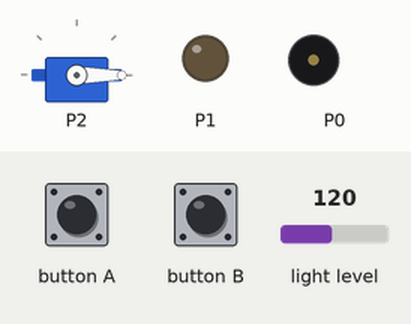
Recording of a program running on a simulated BBC micro:bit (MakeCode). On the bench: servo, output pins drawn as LEDs (lit = HIGH), buzzer (waves = sounding). Dashed ring = blinking. Inputs (shaded band) come from the test bench; at power-on: light level 120.

Above: at 1.2 s.
1.3 s: button A pressed for 0.15 s
At 2.7 s:
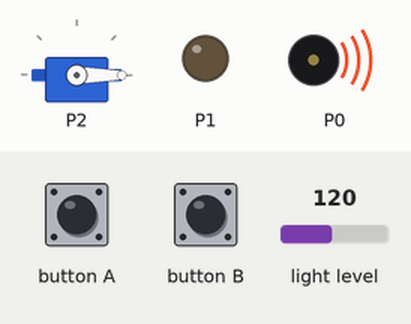
4.4 s: button B pressed for 3.2 s
At 4.51 s:
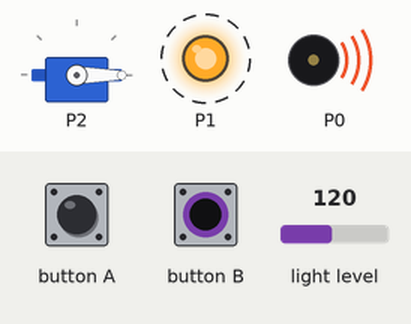
9.1 s: light level set to 84
10.6 s: light level set to 76
At 11.5 s:
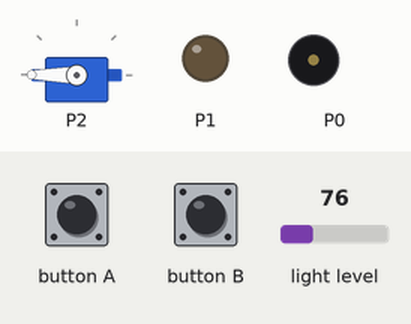
12.1 s: button B pressed for 0.15 s
At 12.22 s:
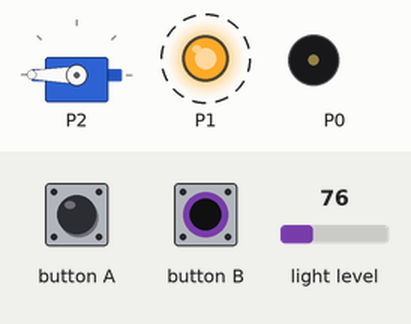
15.1 s: button A pressed for 1 s
At 17.8 s:
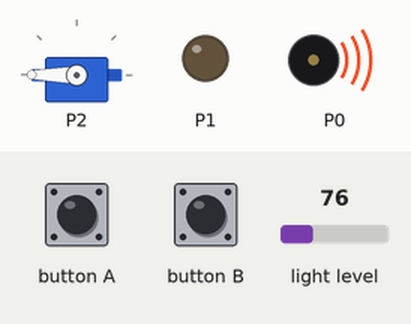
Timing chart, 0 to 21.6 s (numbered marks = the images above; inputs shaded):
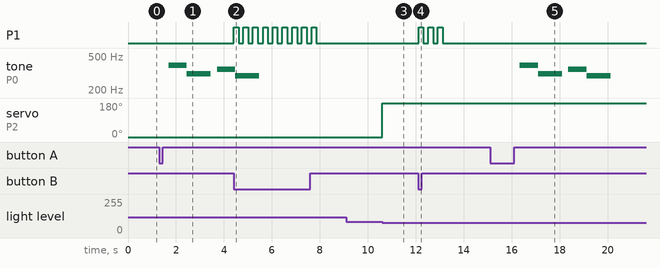

Measured:
- the behaviour switches between 80 and 79 on light level (found by bisection; images 2 and 3)
- after the input at 1.3 s, tone on P0: silent → 392 Hz after 0.39 s, → 311 Hz 0.77 s later, → silent 1.0 s later, → 349 Hz 0.26 s later
- after the input at 4.4 s, P1: alternates HIGH for 0.20 s and LOW for 0.20 s, 18 changes in all, then stays LOW, starting at once
- after the input at 9.1 s, every drawn part: stays the same
- after the input at 10.6 s, servo on P2: 0° → 180° at once
- after the input at 12.1 s, P1: alternates HIGH for 0.20 s and LOW for 0.20 s, 6 changes in all, then stays LOW, starting at once
- after the input at 15.1 s, tone on P0: plays 392 Hz for 0.77 s, 311 Hz for 1.0 s, 349 Hz for 0.77 s, 294 Hz for 1.0 s, starting after 1.2 s

The program:

main.ts
```typescript
basic.forever(function () {
    if (input.buttonIsPressed(Button.B)) {
        pins.digitalWritePin(DigitalPin.P1, 1)
        basic.pause(200)
        pins.digitalWritePin(DigitalPin.P1, 0)
        basic.pause(200)
        pins.digitalWritePin(DigitalPin.P1, 1)
        basic.pause(200)
        pins.digitalWritePin(DigitalPin.P1, 0)
        basic.pause(200)
        pins.digitalWritePin(DigitalPin.P1, 1)
        basic.pause(200)
        pins.digitalWritePin(DigitalPin.P1, 0)
        basic.pause(200)
    }
})
basic.forever(function () {
    if (input.lightLevel() < 80) {
        pins.servoWritePin(AnalogPin.P2, 180)
    } else {
        pins.servoWritePin(AnalogPin.P2, 0)
    }
})
basic.forever(function () {
    if (input.buttonIsPressed(Button.A)) {
        music._playDefaultBackground(music.builtInPlayableMelody(Melodies.Dadadadum), music.PlaybackMode.InBackground)
    }
})
```

test.ts
```typescript
// 在此处测试；当此软件包作为插件使用时，将不会编译此软件包。
```
